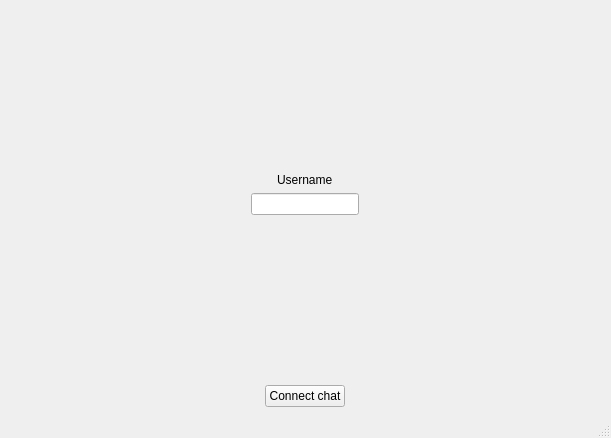
<?xml version="1.0" encoding="UTF-8"?>
<ui version="4.0">
 <class>MainWindow</class>
 <widget class="QMainWindow" name="MainWindow">
  <property name="geometry">
   <rect>
    <x>0</x>
    <y>0</y>
    <width>611</width>
    <height>438</height>
   </rect>
  </property>
  <property name="sizePolicy">
   <sizepolicy hsizetype="Preferred" vsizetype="Preferred">
    <horstretch>0</horstretch>
    <verstretch>0</verstretch>
   </sizepolicy>
  </property>
  <property name="windowTitle">
   <string>Just-chat</string>
  </property>
  <widget class="QWidget" name="centralwidget">
   <property name="sizePolicy">
    <sizepolicy hsizetype="Preferred" vsizetype="MinimumExpanding">
     <horstretch>0</horstretch>
     <verstretch>0</verstretch>
    </sizepolicy>
   </property>
   <property name="maximumSize">
    <size>
     <width>16777215</width>
     <height>16777215</height>
    </size>
   </property>
   <layout class="QHBoxLayout" name="horizontalLayout">
    <property name="leftMargin">
     <number>0</number>
    </property>
    <property name="topMargin">
     <number>0</number>
    </property>
    <property name="rightMargin">
     <number>0</number>
    </property>
    <property name="bottomMargin">
     <number>0</number>
    </property>
    <item>
     <widget class="QStackedWidget" name="stackedWidget">
      <widget class="QWidget" name="connect_page">
       <layout class="QVBoxLayout" name="verticalLayout">
        <item>
         <spacer name="verticalSpacer_2">
          <property name="orientation">
           <enum>Qt::Vertical</enum>
          </property>
          <property name="sizeHint" stdset="0">
           <size>
            <width>20</width>
            <height>40</height>
           </size>
          </property>
         </spacer>
        </item>
        <item>
         <layout class="QVBoxLayout" name="verticalLayout_3">
          <property name="spacing">
           <number>0</number>
          </property>
          <item alignment="Qt::AlignHCenter|Qt::AlignVCenter">
           <widget class="QWidget" name="verticalWidget_2" native="true">
            <layout class="QVBoxLayout" name="verticalLayout_4">
             <item alignment="Qt::AlignHCenter">
              <widget class="QLabel" name="label_2">
               <property name="text">
                <string>Username</string>
               </property>
              </widget>
             </item>
             <item>
              <widget class="QLineEdit" name="UserNameLine">
               <property name="sizePolicy">
                <sizepolicy hsizetype="Preferred" vsizetype="Preferred">
                 <horstretch>0</horstretch>
                 <verstretch>0</verstretch>
                </sizepolicy>
               </property>
              </widget>
             </item>
            </layout>
           </widget>
          </item>
         </layout>
        </item>
        <item>
         <spacer name="verticalSpacer">
          <property name="orientation">
           <enum>Qt::Vertical</enum>
          </property>
          <property name="sizeHint" stdset="0">
           <size>
            <width>20</width>
            <height>40</height>
           </size>
          </property>
         </spacer>
        </item>
        <item alignment="Qt::AlignHCenter">
         <widget class="QPushButton" name="ConnectChatBtn">
          <property name="text">
           <string>Connect chat</string>
          </property>
         </widget>
        </item>
       </layout>
      </widget>
      <widget class="QWidget" name="register_page"/>
     </widget>
    </item>
   </layout>
  </widget>
  <widget class="QMenuBar" name="menuBar">
   <property name="geometry">
    <rect>
     <x>0</x>
     <y>0</y>
     <width>611</width>
     <height>29</height>
    </rect>
   </property>
  </widget>
  <widget class="QStatusBar" name="statusBar"/>
 </widget>
 <resources/>
 <connections/>
</ui>
